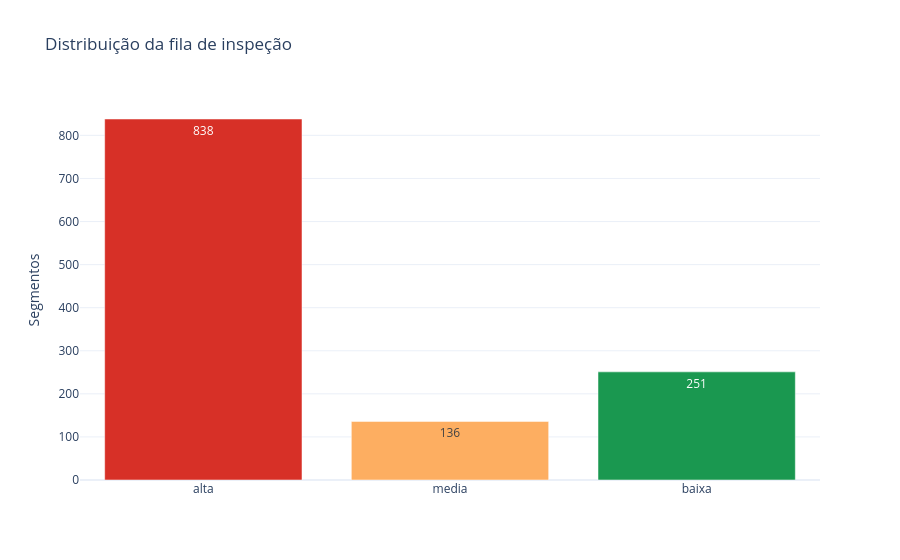

The code cell stored with this chart in its notebook:
### Code cell
order = ['alta', 'media', 'baixa']
counts = df['prioridade_inspecao'].value_counts().reindex(order).reset_index()
counts.columns = ['prioridade', 'segmentos']
fig = px.bar(counts, x='prioridade', y='segmentos', color='prioridade',
             color_discrete_map=COLORS, text_auto=True,
             title='Distribuição da fila de inspeção')
fig.update_layout(showlegend=False, xaxis_title='', yaxis_title='Segmentos')
fig.show()

### Figure 1 — Plotly figure (JSON) as saved in the notebook; plotly's stock layout.template omitted (floating-point values rounded to 4 significant figures)
{"data": [{"hovertemplate": "prioridade=%{x}<br>segmentos=%{y}<extra></extra>", "legendgroup": "alta", "marker": {"color": "#d73027", "pattern": {"shape": ""}}, "name": "alta", "orientation": "v", "showlegend": true, "textposition": "auto", "texttemplate": "%{y}", "type": "bar", "x": ["alta"], "xaxis": "x", "y": [838], "yaxis": "y"}, {"hovertemplate": "prioridade=%{x}<br>segmentos=%{y}<extra></extra>", "legendgroup": "media", "marker": {"color": "#fdae61", "pattern": {"shape": ""}}, "name": "media", "orientation": "v", "showlegend": true, "textposition": "auto", "texttemplate": "%{y}", "type": "bar", "x": ["media"], "xaxis": "x", "y": [136], "yaxis": "y"}, {"hovertemplate": "prioridade=%{x}<br>segmentos=%{y}<extra></extra>", "legendgroup": "baixa", "marker": {"color": "#1a9850", "pattern": {"shape": ""}}, "name": "baixa", "orientation": "v", "showlegend": true, "textposition": "auto", "texttemplate": "%{y}", "type": "bar", "x": ["baixa"], "xaxis": "x", "y": [251], "yaxis": "y"}], "layout": {"barmode": "relative", "legend": {"title": {"text": "prioridade"}, "tracegroupgap": 0}, "showlegend": false, "title": {"text": "Distribuição da fila de inspeção"}, "xaxis": {"anchor": "y", "categoryarray": ["alta", "media", "baixa"], "categoryorder": "array", "domain": [0, 1], "title": {"text": ""}}, "yaxis": {"anchor": "x", "domain": [0, 1], "title": {"text": "Segmentos"}}}}
